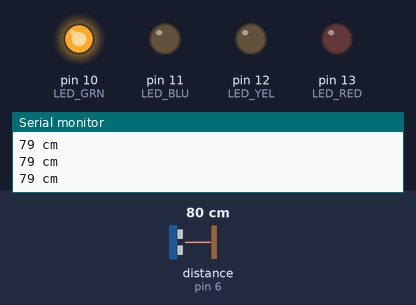
This sketch was run on a simulated Arduino Uno, built with avr-gcc and run on an emulated ATmega328P. Shown: output pins drawn as LEDs (lit = HIGH), the last lines printed to the serial monitor. Wiring (inferred from the names in the program): ultrasonic range finder: trigger pin 5; echo pin 6. The test bench sets the inputs (shaded band); at power-on: distance to the obstacle (sensor on pin 6) 80 cm. The echo pulse lasts 58.3 µs per cm; pins used as bus, display or sensor lines are not drawn.

Above: at 1.2 s.
1.3 s: distance to the obstacle (sensor on pin 6) set to 75 cm
4.3 s: distance to the obstacle (sensor on pin 6) set to 67 cm
At 4.41 s:
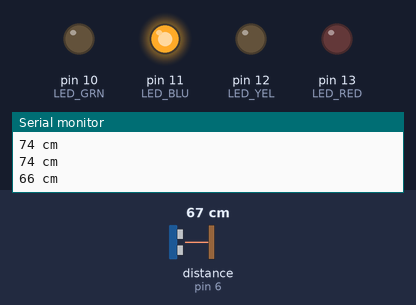
7.3 s: distance to the obstacle (sensor on pin 6) set to 44 cm
10.3 s: distance to the obstacle (sensor on pin 6) set to 38 cm
At 10.53 s:
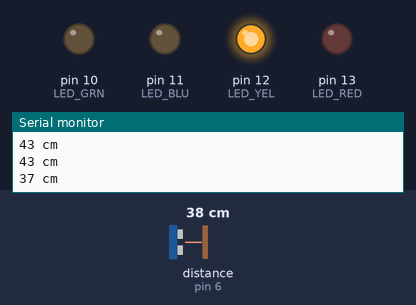
13.3 s: distance to the obstacle (sensor on pin 6) set to 23 cm
16.3 s: distance to the obstacle (sensor on pin 6) set to 19 cm
At 16.4 s:
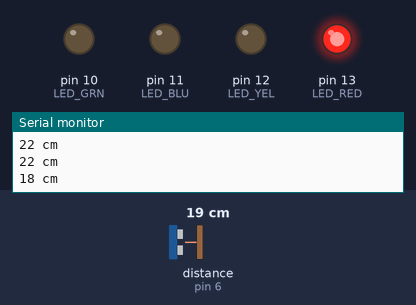
Timing chart, 0 to 19.3 s (numbered marks = the images above; inputs shaded):
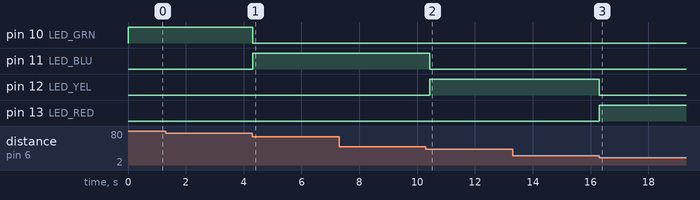

The sketch:

Blink.ino
```cpp
#define TRIG 5
#define ECHO 6
#define LED_RED 13
#define LED_YEL 12
#define LED_BLU 11
#define LED_GRN 10
// threshold, in cm
#define DST_RED 20
#define DST_YEL 40
#define DST_BLU 70
#define DST_GRN 110
#define MAX_DISTANCE 400
void setup() {
  // put your setup code here, to run once:
  Serial.begin (9600);
  pinMode(TRIG, OUTPUT);
  pinMode(ECHO, INPUT);
  pinMode(LED_RED, OUTPUT);
  pinMode(LED_YEL, OUTPUT);
  pinMode(LED_BLU, OUTPUT);
  pinMode(LED_GRN, OUTPUT);
}
void loop() {
  // put your main code here, to run repeatedly:
  long duration, distance;
  digitalWrite(LED_RED, LOW);
  digitalWrite(LED_YEL, LOW);
  digitalWrite(LED_BLU, LOW);
  digitalWrite(LED_GRN, LOW);
  digitalWrite(TRIG, LOW);
  delayMicroseconds(2);
  digitalWrite(TRIG, HIGH);
  delayMicroseconds(0.1);
  digitalWrite(TRIG, LOW);
  duration = pulseIn(ECHO, HIGH);
  distance = (duration / 2) / 29.1;
  if (distance < DST_RED) {
    digitalWrite(LED_RED, HIGH);
  } else if (distance < DST_YEL) {
    digitalWrite(LED_YEL, HIGH);
  } else if (distance < DST_BLU) {
    digitalWrite(LED_BLU, HIGH);
  } else if (distance < DST_GRN) {
    digitalWrite(LED_GRN, HIGH);
  }
  if(distance <=0) {
    delay(200);
  }
  else if (distance >= MAX_DISTANCE) {
    Serial.println("Out of range");
  } else {
    Serial.print(distance);
    Serial.println(" cm");
  }
  delay(200);
}
```

Measured:
- the behaviour switches between 71 and 70 cm on distance to the obstacle (sensor on pin 6) (found by bisection; images 0 and 1)
- the behaviour switches between 41 and 40 cm on distance to the obstacle (sensor on pin 6) (found by bisection; images 1 and 2)
- the behaviour switches between 21 and 20 cm on distance to the obstacle (sensor on pin 6) (found by bisection; images 2 and 3)
- after the input at 4.3 s, pin 10 (LED_GRN): HIGH → LOW at once; pin 11 (LED_BLU): LOW → HIGH at once
- after the input at 10.3 s, pin 11 (LED_BLU): HIGH → LOW after 0.13 s; pin 12 (LED_YEL): LOW → HIGH after 0.13 s
- after the input at 16.3 s, pin 12 (LED_YEL): HIGH → LOW at once; pin 13 (LED_RED): LOW → HIGH at once
